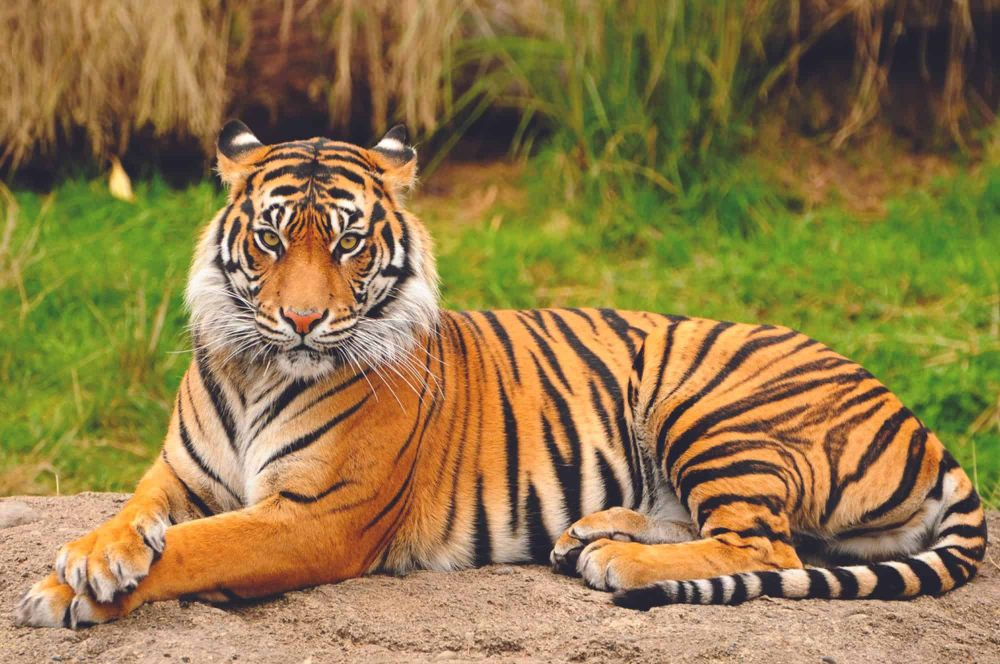
#> input picture Spotkanie 4 [02.07.2025]/images/tiger.jpg, 1000 x 664 px, found by its file name
$ jupyter execute --allow-errors 'Python - lesson 4.ipynb'
#> lines starting #> are read from the running program, lines starting #| are printed output that depends on the picture; long printed decimals are rounded
# Biblioteka NumPy

NumPy to zaawansowana biblioteka do pracy z tablicami i zaawansowanymi obliczeniami matematycznymi.

[cell 1]
import numpy as np
print(np.__version__)

### 1.1. Typy danych w NumPy

W Python dostępne są wbudowane typy takie jak:
- tekst (string),
- liczba całkowita (integer),
- liczba zmiennoprzecinkowa (float),
- wartość logiczna (boolen)
- liczba zespolona (complex)

W bibliotece NumPy znajduje się znacznie więcej typów (https://numpy.org/doc/stable/user/basics.types.html) takich jak (numpy as np):
- bool (np.bool_)
- [signed | unsigned] char (np.byte | np.ubyte)
- [unsigned] short (np.short | np.ushort)
- [unsigned]  int (np.intc | np.uintc)
- [unsigned] long (np.int_ | np.uint)
- [unsigned] long long (np.longlong | np.ulonglong)
- float16 (np.half / np.float16)
- float (np.single)
- [long] double (np.double | np.longdouble)
- [float | double | long double] complex (np.csingle | np.cdouble | np.clongdouble)

[cell 2]
import numpy as np

a = np.ubyte(123)
b = np.ubyte(321) #uwaga!

print(a,b,sep="\n")

### 1.2. Zakres typów danych

[cell 3]
import numpy as np

print(np.iinfo(np.ubyte))
print(np.iinfo(np.ushort))
print(np.iinfo(np.uint))
print(np.iinfo(np.ulonglong))

print(np.finfo(np.single))
print(np.finfo(np.double))
print(np.finfo(np.longdouble))

### 1.3. Tablice NumPy

Biblioteka NumPy umożliwia tworzenie tablic (macierzy) od 0-wymiarowej, po n-wymiarową.

- Tablica 0-wymiarowa (skalar, czyli liczba, tensor 0. rzędu)
- Tablica 1-wymiarowa (wektor, tensor 1. rzędu)
- Tablica 2-wymiarowa (macierz, tensor 2. rzędu)
- Tablica n-wymiarowa (tensor n-tego rzędu)

[cell 4]
import numpy as np

#tworzenie tablicy numpy z listy i krotki:
t1 = np.array([1, 2, 3])
t2 = np.array((1, 2, 3))

print (t1)
print(type(t1))

print (t2)
print(type(t2))

### Tworzenie tablic wielowymiarowych oraz badanie ich wymiarowości.

Przykłady tworzenia tablic wielowymiarowych:

[cell 5]
import numpy as np

#tablica 0-wymiarowa, (skalar, liczba)
t0 = np.array(1)

#tablica 1-wymiarowa (wektor)
t1 = np.array([1,2,3])

#tablica 2-wymiarowa (macierz)
t2 = np.array([[1,2,3],[3,2,1]])

#tablica 3-wymiarowa (macierz wielowymiarowa)
t3 = np.array([[[1,2,3],[3,2,1]],[[-1,2,-3],[3,-2,1]]])

print(t0,"\n")
print(t1,"\n")
print(t2,"\n")
print(t3,"\n")

### Odwoływanie się do elementów tablic (NumPy)
Do elementów tablicy biblioteki NumPy można odowłać się podobnie jak do list w Python, tj. za pomocą kwadratowych nawiasów. Numeracja rozpoczyna się w 0. Możliwe są również ujemne indeksy (ostatni element ma index -1, przedostatni -2 itd.).

[cell 6]
import numpy as np

t0 = np.array(1)
t1 = np.array([1,2,3])
t2 = np.array([[1,2,3],[3,2,1]])
t3 = np.array([[[1,2,3],[3,2,1]],[[-1,2,-3],[3,-2,1]]])

print("Liczba", t0)

print("Element o indeksie 1",t1[1])

print("Element o indeksie [1][0]",t2[1][0])

print("Ostatni element",t1[-1])

print("Ostatni element",t2[-1][-1])

Odwołując się do tablicy (tak jak w przypadku list Python) w postaci `tablica[a:b:c]` możliwe jest uzyskanie danych z zakresu indeksów od `a` do `b-1` co `c` elementów. Skok `c` ma domyślnie wartość +1. Wartości a, b, c mogą być ujemne (liczone od końca).

[cell 7]
t = np.array([0,1,2,3,4,5,6,7,8,9,10,11,12,13,14,15])

print("Elementy od 2 do 9 włącznie",t[2:10])
print("Elementy od 2 do 9 włącznie co 2",t[2:10:2])

print("Elementy od 10 do 3 ??",t[10:2]) #### nieprawidłowy zapis

print("Elementy od 10 do 3 co 1",t[10:2:-1])
print("Elementy od 10 do 3 co 3",t[10:2:-3])

print("Elementy od ostatniego do 5 od końca co 2",t[-1:-5:-2])

print("Elementy od 3 do końca", t[3:]) #lub t[3::]
print("Wszystkie elementy", t[::]) #lub t[::1] lub po prostu t
print("Wszystkie elementy od końca", t[::-1])

### Tablice liczb określonego typu

Znaki reprezentujące typy (używane np. podczas tworzenia tablic w parametrze dtype):
- i - integer
- b - boolean
- u - unsigned integer
- f - float
- c - complex float
- s - string

[cell 8]
import numpy as np

t1 = np.byte([123,234,345])

print(t1)
print(type(t1))

t2 = np.array([123,234,345], dtype="b")
print(t2)
print(type(t2))

### Wymiar i kształt macierzy
Do określenia podstawowych właściwości macierzy używane są funkcje:
- `ndim` - wymiar macierzy
- `shape` - kształ macierzy: krotka zawierająca rozmiar wszystkich wymiarów (M,N,K...)
- `size` - ilość elementów macierzy

[cell 9]
import numpy as np
t = np.array([[1,2,3,4],[4,3,2,1],[2,3,4,6]])

print(t)

print("Wymiar macierzy",t.ndim)
print("Kształt macierzy",t.shape)
print("Ilość elementów",t.size)

### Generowanie wektorów i macierzy

Generowanie gotowych macierzy o zadanym kształcie, wymiarze, typie i wartościach.
- empty - pusta macierz
- zeros - macierz zer
- ones - macierz jedynek
- random - tworzenie losowych wartości np. jako macierz

[cell 10]
import numpy as np

empty = np.empty(10) #z wartościami śmieciowymi!

zeros1 = np.zeros([3,2])

zeros2 = np.zeros([3,2], dtype="uint")

ones = np.ones([3,4,2])

step = np.arange(10,dtype="single")

rand = np.random.randint(100,size = (5,3))

print(empty, zeros1, zeros2, ones, step, rand, sep="\n\n")

### Zmiana kształtu
Zmiana kształtu macierzy:
- shape - zmiana kształtu na oryginalnej macierzy
- reshape - stworzenie nowej kopii macierzy o innym kształcie

[cell 11]
import numpy as np

rand = np.random.randint(100,size = 12)
print(rand,"\n")
rand.shape = (2,6)
print(rand,"\n")
rand.shape = (3,4)
print(rand,"\n")

rand2 = rand.reshape(2,6)
print("Reshape:",rand,rand2,sep="\n\n")

### Zmiana typu obiektów NumPy

Za pomocą metody astype, możliwa jest konwersja typu danych w macierzy na inny. Uwaga na utratę danych albo błędy konwersji!

[cell 12]
import numpy as np

t1 = np.single([1.1,2.02,3.14,4.5])

print(t1)

t2 = t1.astype('int_')

print(t2)

print(t1.dtype, t2.dtype)

# Obrazy jako macierze

## Ładowanie obrazów za pomocą biblioteki matplotlib (image)

Obraz komputerowy jest wielowymiarową tablicą w postaci: szerokość, wysokość, ilość składowych kolorów (głębia kolorów). Za pomocą biblioteki matplotlib możliwe jest załadowanie obrazu do tablicy, a następnie utworzenie tablicy numpy.

Uwaga na kolejnosć wymiarów! W grafice komputerowej jest to odpowiednio szerokość x wysokość x głębia. W przypadku macierzy: wiersze x kolumny x kolejne wymiary (np. głębia kolorów). Czyli np. dla obrazu 800 x 600 x 24 (24 bitowa głebia kolorów), będzie to macierz 600 x 800 x 3 (3 składowe na kolor, gdzie każdy element takiej macierzy może być liczbą z zakresu 0-255 lub 0.0 - 1.0)

[cell 13]
from matplotlib import image as im
from matplotlib import pyplot as pl
import numpy as np

image = im.imread('../Images/tiger.jpg')
#> image is the input picture: shape (664, 1000, 3); mean R, G, B 146.1, 121.9, 72.3
data = np.ubyte(image) #konwersja do typu unsigned byte

#image = im.imread('stinkbug.png')
#data = np.single(image)

print(type(image))
#| <class 'numpy.ndarray'>
print(type(data))
#| <class 'numpy.ndarray'>
print(data.shape)
#| (664, 1000, 3)

pl.figure(figsize=[12,12])
pl.imshow(data)
pl.show()

print(data.shape, data.ndim)
#| (664, 1000, 3) 3

## Operacje na obazach / macierzach

[cell 14]
pl.figure(figsize=[12,12])
pl.imshow(data[::-1])
pl.show()

[cell 15]
pl.figure(figsize=[12,12])
pl.imshow(data[:, ::-1])
pl.show()
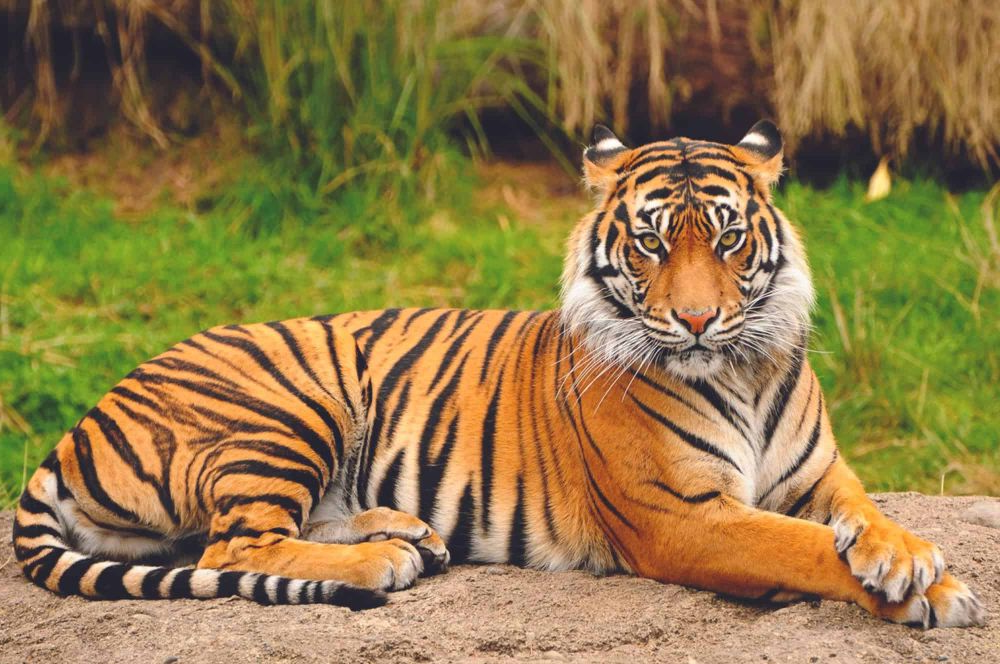
#> shown: shape (664, 1000, 3); mean R, G, B 146.1, 121.9, 72.3

[cell 16]
pl.figure(figsize=[12,12])
pl.imshow(data[200:300, 200:700])
pl.show()
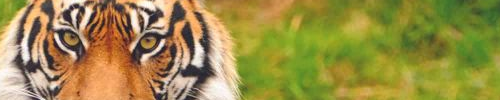
#> shown: shape (100, 500, 3); mean R, G, B 154.6, 140.7, 71.3

[cell 17]
pl.figure(figsize=[12,12])
pl.imshow(data[::10, ::10])
pl.show()
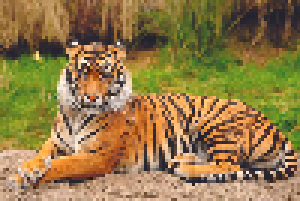
#> shown: shape (67, 100, 3) (shown 3 times larger); mean R, G, B 145.7, 121.4, 72

Dla obrazu (jak dla zwykłej tablicy) można wykorzystać wbudowane funkcje statystyczne np. suma, średnia, minimum, maksimum, odchylenie standardowe, wariancja itp.

[cell 18]
print(np.sum(data))
#| 225911320
print(np.mean(data))
#| 113.409
print(np.min(data))
#| 0
print(np.max(data))
#| 255
print(np.std(data))
#| 58.816
print(np.var(data))
#| 3459.355

## Metoda where.
Za pomocą tej metody można dokonać warunkowej zmiany wartości w macierzy.

Poniżej przykład binaryzacji (progowania).

[cell 19]
data_bin = np.where(data>123,255,0)
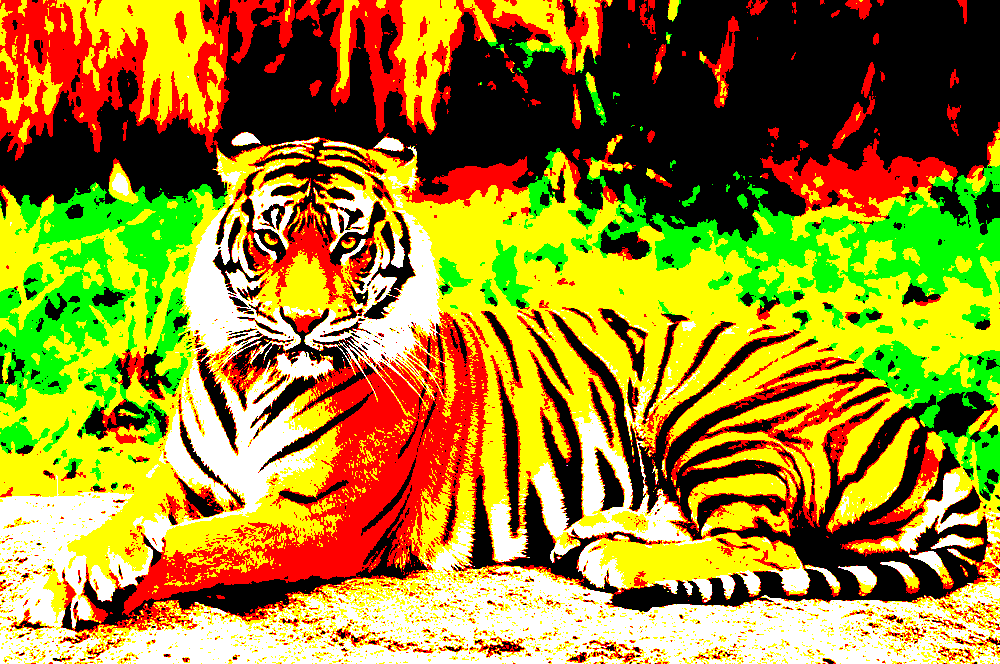
#> data_bin: shape (664, 1000, 3) int64; mean R, G, B 155, 135.1, 39.1
pl.figure(figsize=[12,12])
pl.imshow(data_bin)
pl.show()

## Konwersja do skali szarości

[cell 20]
gray = np.ubyte(0.07 * data[:,:,2] + 0.72 * data[:,:,1] + 0.21 * data[:,:,0])
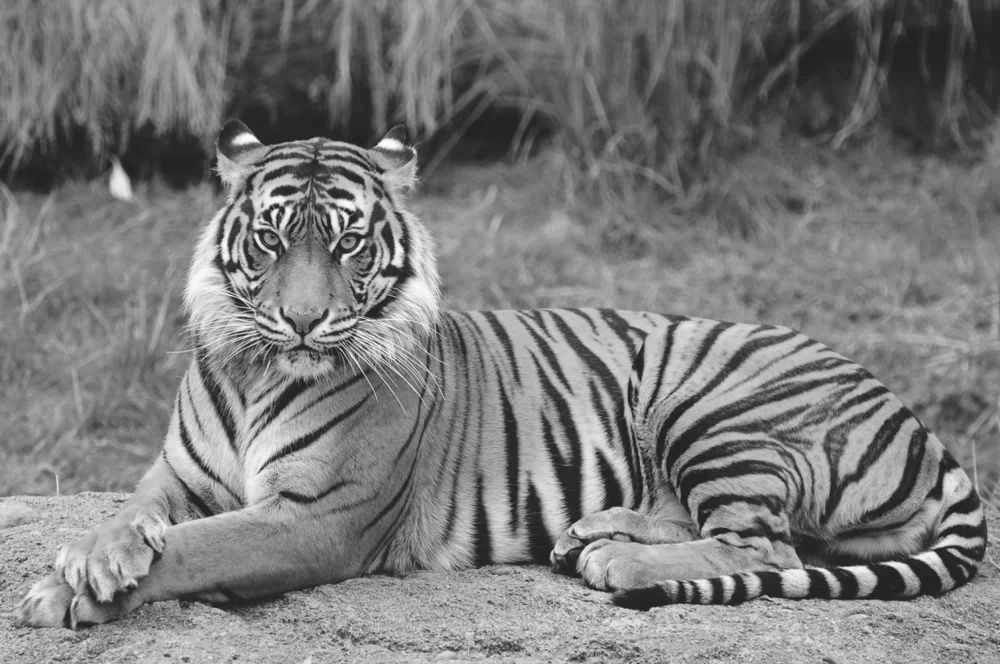
#> gray: shape (664, 1000); min 16, max 254, mean 123

# [4 lines of commented-out code are left out]

pl.figure(figsize = (12,12))
pl.imshow(gray,cmap='gray')
pl.show()

## Kanały R, G, B

[cell 21]
data_R = np.zeros(shape=(600,800,3),dtype="uint8")
data_G = np.zeros(shape=(600,800,3),dtype="uint8")
data_B = np.zeros(shape=(600,800,3),dtype="uint8")

#> (the rest of this cell did not finish here and is left out)

[cell 22]
g0 = np.double(0.07 * data[:,:,2] + 0.72 * data[:,:,1] + 0.21 * data[:,:,0])
#g0 = np.uint(0.07 * data[:,:,2] + 0.72 * data[:,:,1] + 0.21 * data[:,:,0])

m = 1.5

g1 = np.ubyte(g0 * m)
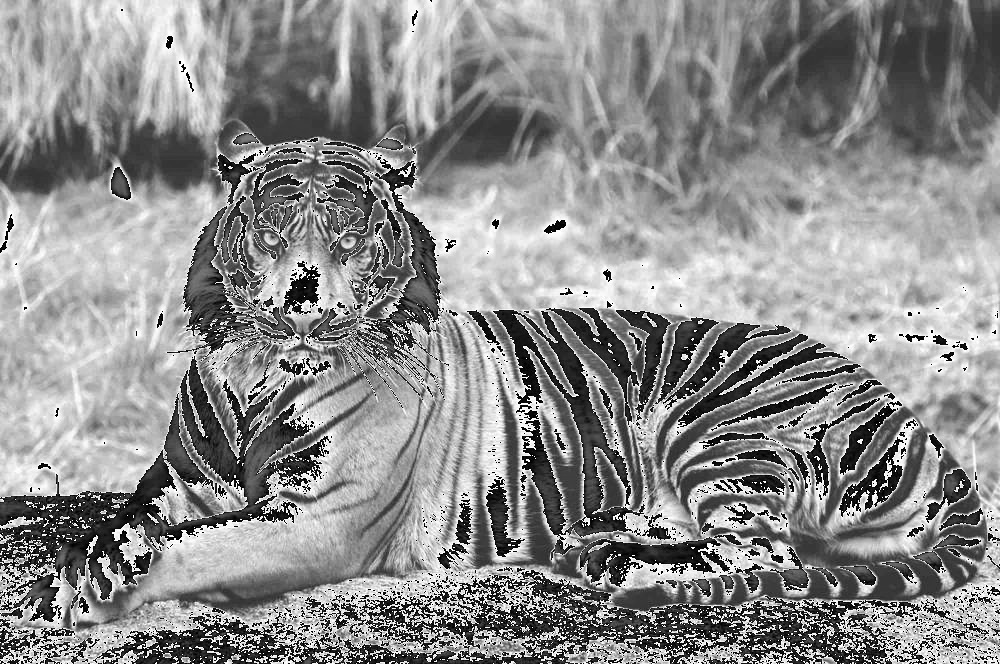
#> g1: shape (664, 1000); min 0, max 255, mean 140.1
g2 = np.where(g0 * m > 255, 255, g0 * m)
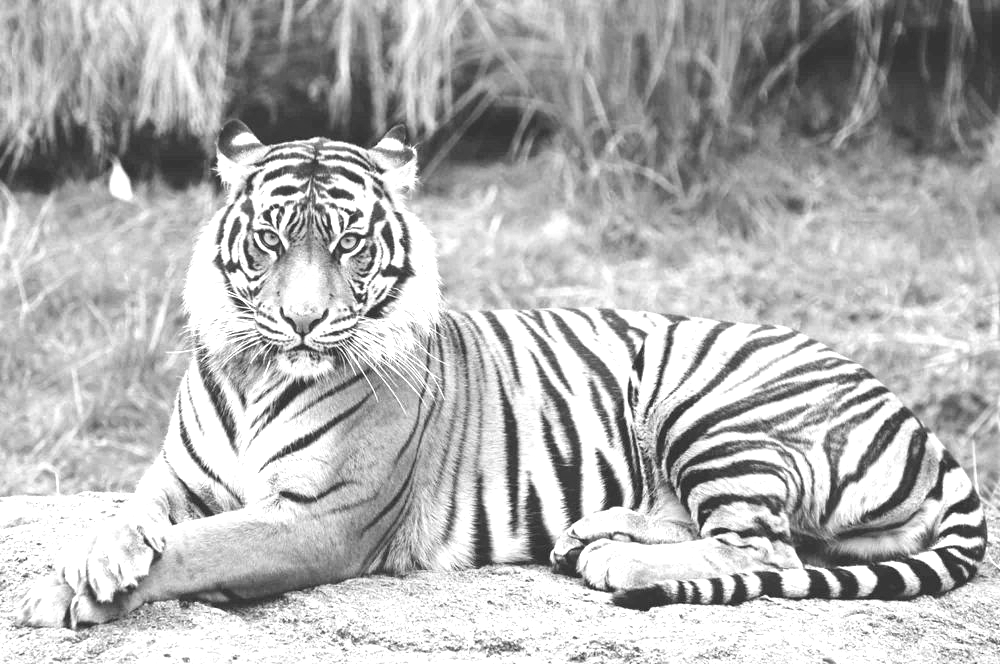
#> g2: shape (664, 1000) float64; min 24.64, max 255, mean 179.6

b = 128
g3 = np.where(g0 + b > 255, 255, g0 + b)
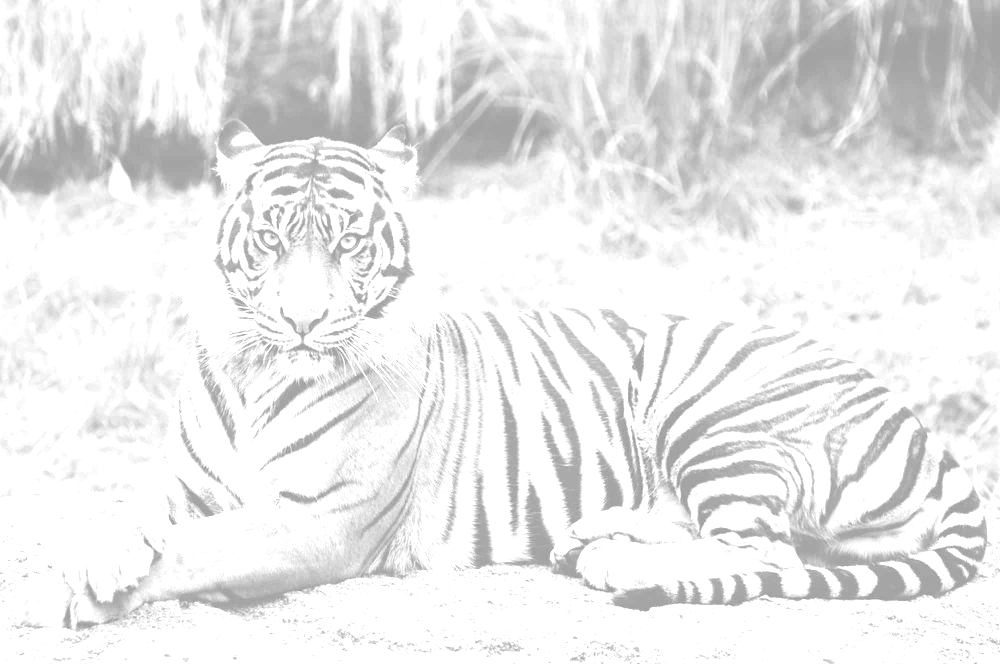
#> g3: shape (664, 1000) float64; min 144.4, max 255, mean 234.3

h0, b0 = np.histogram(g0, bins=256)
#> h0 = 256 values, max 6027 at index 123, min 0 at index 1, mean 2593.8; b0 = 257 values from 16.43 to 254.9
h1, b1 = np.histogram(g1, bins=256)
#> h1 = 256 values, max 4378 at index 197, min 1060 at index 48, mean 2593.8; b1 = 257 values from 0 to 255
h2, b2 = np.histogram(g2, bins=256)
#> h2 = 256 values, max 119858 at index 255, min 0 at index 1, mean 2593.8; b2 = 257 values from 24.64 to 255
h3, b3 = np.histogram(g3, bins=256)
#> h3 = 256 values, max 328321 at index 255, min 0 at index 1, mean 2593.8; b3 = 257 values from 144.4 to 255


f, ax = pl.subplots(2,4,figsize = (28,10))

ax[0][0].imshow(g0,cmap='gray')
ax[0][1].imshow(g1,cmap='gray')
ax[0][2].imshow(g2,cmap='gray')
ax[0][3].imshow(g3,cmap='gray')
ax[1][0].plot(h0)
ax[1][1].plot(h1)
ax[1][2].plot(h2)
ax[1][3].plot(h3)

pl.show()
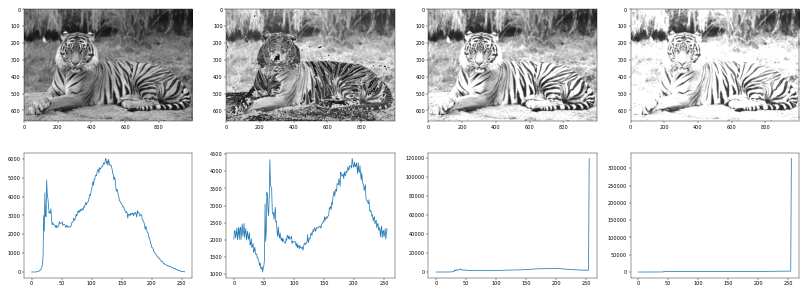
#> figure drawn by matplotlib, 8 panels; panel 5: curve peaks at x = 123, y = 6027; panel 6: curve peaks at x = 197, y = 4378; panel 7: curve peaks at x = 255, y = 119858; panel 8: curve peaks at x = 255, y = 328321
